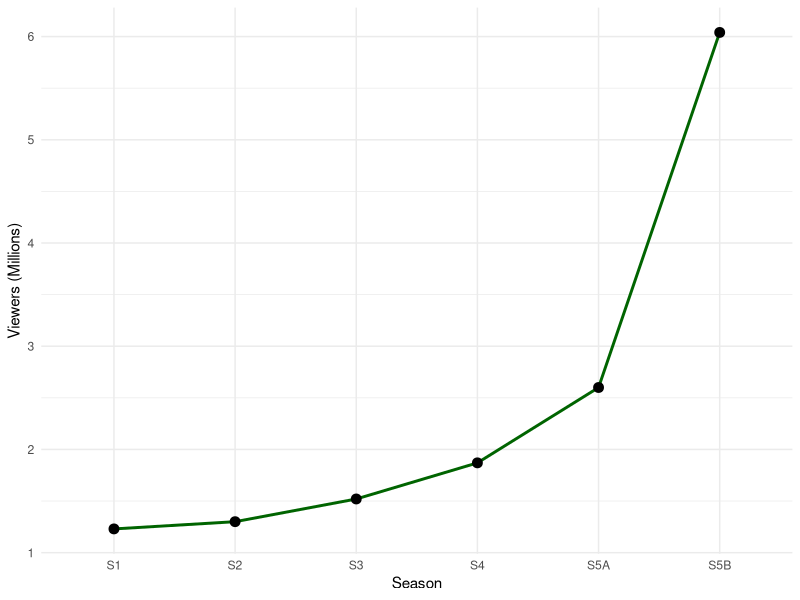
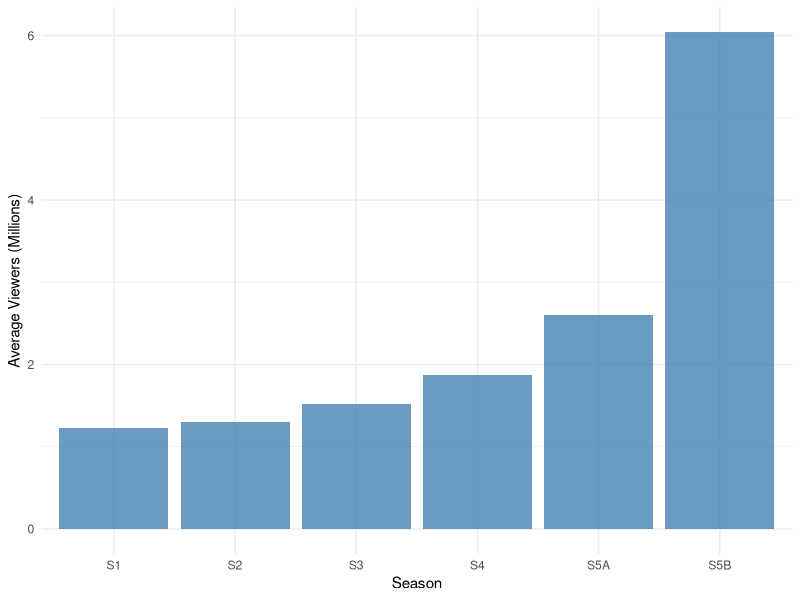
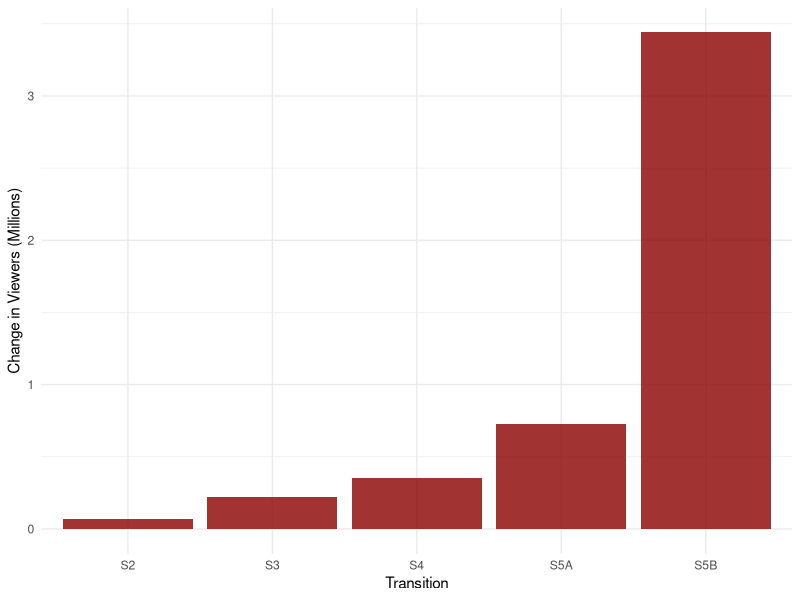

Write the R code that produced these figures, in order.
## ---- chunk 1
# Load required libraries
library(ggplot2)
library(dplyr)

bb_data <- data.frame(
  Season = c("S1", "S2", "S3", "S4", "S5A", "S5B"),
  Viewers = c(1.23, 1.30, 1.52, 1.87, 2.60, 6.04)
)

# Calculate season-to-season change for our analysis
bb_data <- bb_data %>%
  mutate(Change = Viewers - lag(Viewers, default = 0))

typical_width <- 6
typical_height <- 4

s1_viewers <- bb_data$Viewers[1]
s5b_viewers <- bb_data$Viewers[6]
total_growth <- s5b_viewers - s1_viewers
highest_jump <- max(bb_data$Change, na.rm = TRUE)
## ---- chunk 2
#| label: fig-viewership
#| fig-cap: "Average viewership per season/part of Breaking Bad."

ggplot(bb_data, aes(x = Season, y = Viewers, group = 1)) +
  geom_line(color = "darkgreen", linewidth = 1) +
  geom_point(color = "black", size = 3) +
  theme_minimal() +
  labs(y = "Viewers (Millions)", x = "Season")
## ---- chunk 3
#| label: fig-combined
#| fig-cap: "Detailed breakdown of Breaking Bad viewership."
#| fig-subcap: 
#|   - "Total Viewers by Season"
#|   - "Season-to-Season Change"
#| layout-ncol: 2

# Plot 1: Standard Bar Chart
ggplot(bb_data, aes(x = Season, y = Viewers)) +
  geom_col(fill = "steelblue", alpha = 0.8) +
  theme_minimal() +
  labs(y = "Average Viewers (Millions)", x = "Season")

# Plot 2: Growth Bar Chart (Excluding Season 1)
ggplot(bb_data[-1, ], aes(x = Season, y = Change)) +
  geom_col(fill = "darkred", alpha = 0.8) +
  theme_minimal() +
  labs(y = "Change in Viewers (Millions)", x = "Transition")
